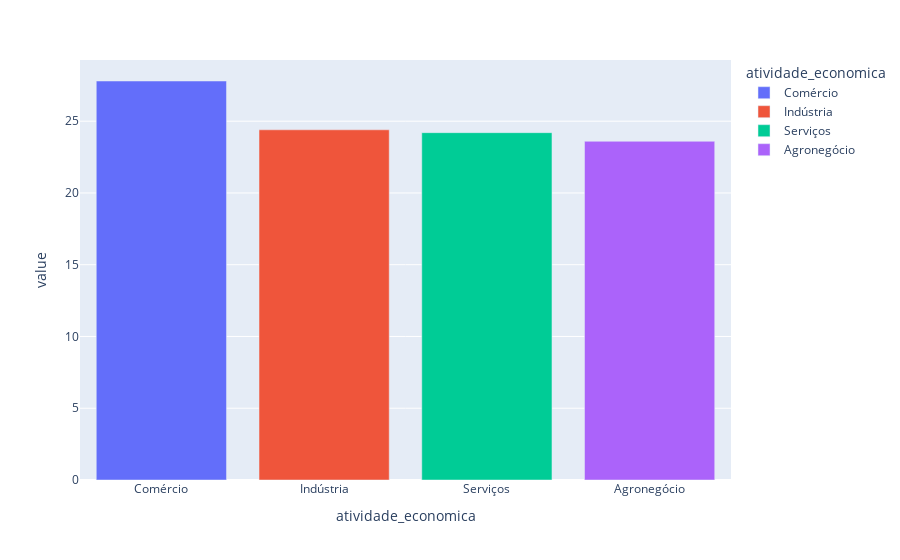

This figure's notebook cell:
### Code cell
percentual_atividade = df_segmento.value_counts('atividade_economica') / len(df_segmento) * 100
px.bar(percentual_atividade, color=percentual_atividade.index)

### Figure 1 — Plotly figure (JSON) as saved in the notebook; plotly's stock layout.template omitted (floating-point values rounded to 4 significant figures)
{"data": [{"alignmentgroup": "True", "hovertemplate": "atividade_economica=%{x}<br>value=%{y}<extra></extra>", "legendgroup": "Comércio", "marker": {"color": "#636efa", "pattern": {"shape": ""}}, "name": "Comércio", "offsetgroup": "Comércio", "orientation": "v", "showlegend": true, "textposition": "auto", "type": "bar", "x": ["Comércio"], "xaxis": "x", "y": [27.8], "yaxis": "y"}, {"alignmentgroup": "True", "hovertemplate": "atividade_economica=%{x}<br>value=%{y}<extra></extra>", "legendgroup": "Indústria", "marker": {"color": "#EF553B", "pattern": {"shape": ""}}, "name": "Indústria", "offsetgroup": "Indústria", "orientation": "v", "showlegend": true, "textposition": "auto", "type": "bar", "x": ["Indústria"], "xaxis": "x", "y": [24.4], "yaxis": "y"}, {"alignmentgroup": "True", "hovertemplate": "atividade_economica=%{x}<br>value=%{y}<extra></extra>", "legendgroup": "Serviços", "marker": {"color": "#00cc96", "pattern": {"shape": ""}}, "name": "Serviços", "offsetgroup": "Serviços", "orientation": "v", "showlegend": true, "textposition": "auto", "type": "bar", "x": ["Serviços"], "xaxis": "x", "y": [24.2], "yaxis": "y"}, {"alignmentgroup": "True", "hovertemplate": "atividade_economica=%{x}<br>value=%{y}<extra></extra>", "legendgroup": "Agronegócio", "marker": {"color": "#ab63fa", "pattern": {"shape": ""}}, "name": "Agronegócio", "offsetgroup": "Agronegócio", "orientation": "v", "showlegend": true, "textposition": "auto", "type": "bar", "x": ["Agronegócio"], "xaxis": "x", "y": [23.6], "yaxis": "y"}], "layout": {"barmode": "relative", "legend": {"title": {"text": "atividade_economica"}, "tracegroupgap": 0}, "margin": {"t": 60}, "xaxis": {"anchor": "y", "categoryarray": ["Comércio", "Indústria", "Serviços", "Agronegócio"], "categoryorder": "array", "domain": [0, 1], "title": {"text": "atividade_economica"}}, "yaxis": {"anchor": "x", "domain": [0, 1], "title": {"text": "value"}}}}
